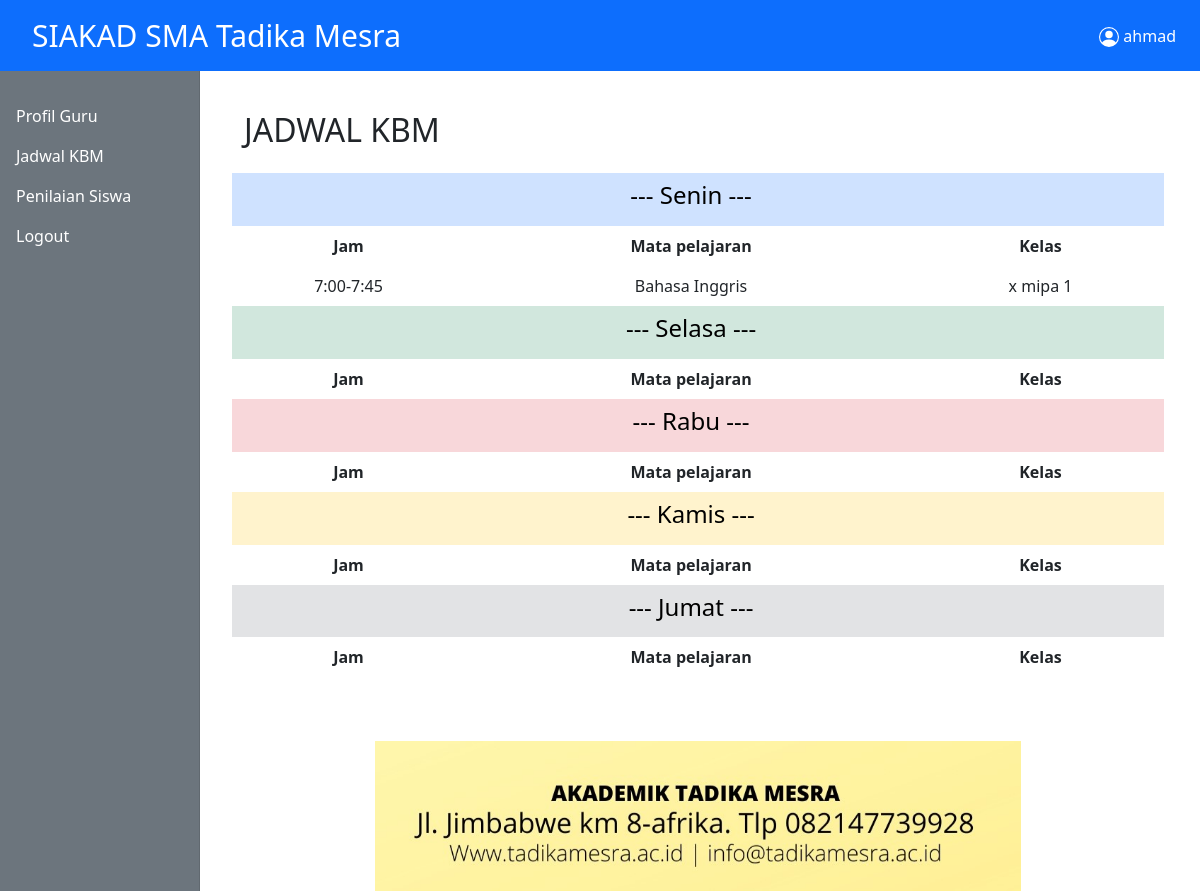
The page /guru/kbm.php (signed in) on the database as committed earlier.
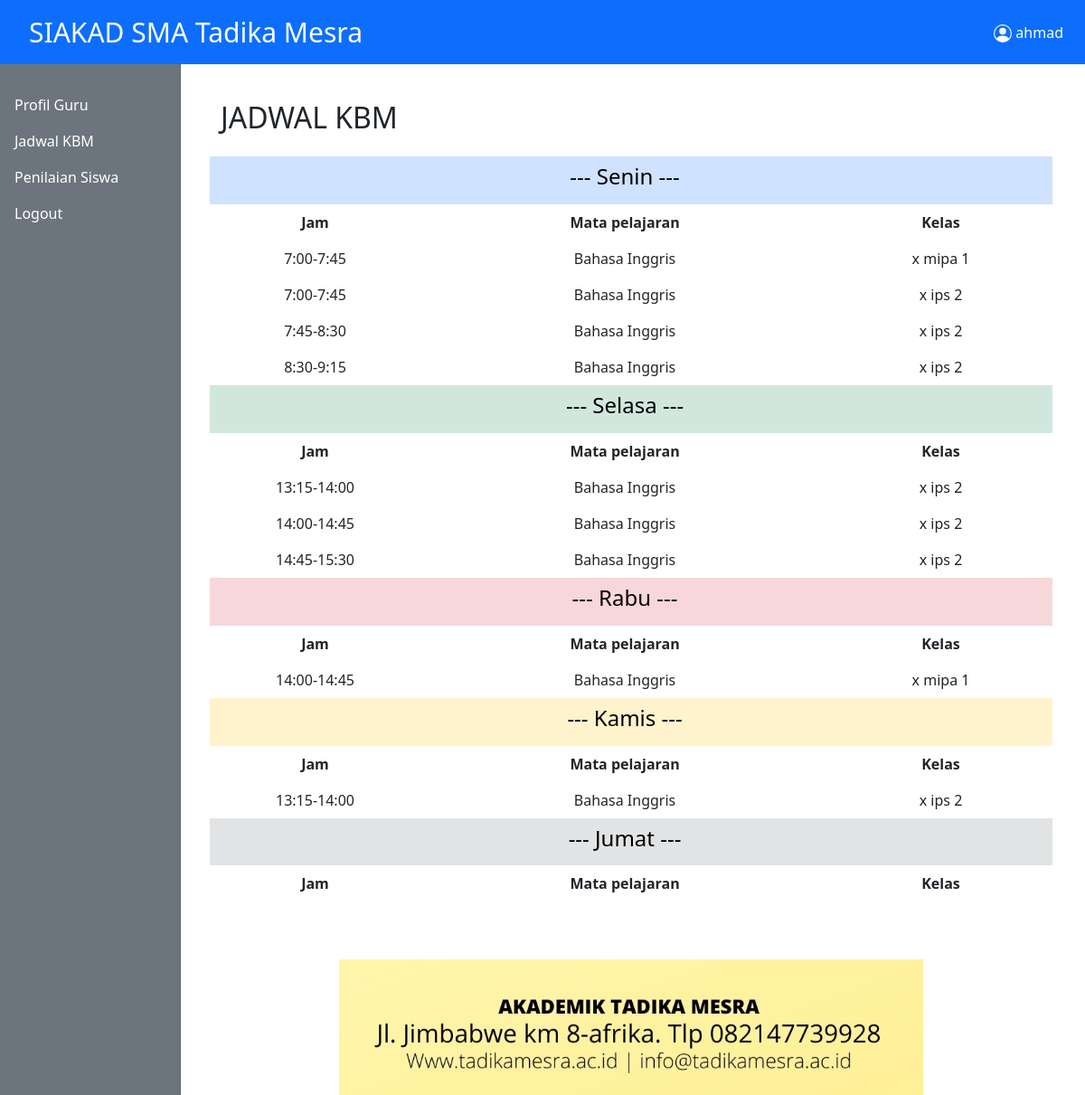
The same page on the database as committed later.
### tables this page shows
CREATE TABLE `pelajaran` (
  `id` int(11) NOT NULL,
  `kelas` varchar(40) NOT NULL,
  `hari` varchar(30) NOT NULL,
  `jam` varchar(50) NOT NULL,
  `mapel` varchar(100) NOT NULL,
  `pengajar` varchar(100) NOT NULL
);

### guru/kbm.php (the view, shortened to what this page needs)
<?php
include_once '../database/koneksi.php';
include_once '../templates/header.php';
$nip = $_SESSION["nisn/nip"];
$sql = mysqli_query($koneksi,"SELECT * FROM jabatan_guru WHERE NIP = '$nip'");
while ($guru = mysqli_fetch_assoc($sql)){
    $nama = $guru["nama"];
}
?>
<div class="container">
    <h2 style="text-transform: uppercase;">Jadwal KBM</h2>
		<div class="row mt-4">
            <?php
            $sql1=mysqli_query($koneksi,"SELECT * FROM pelajaran WHERE pengajar = '$nama' AND hari='Senin' ORDER BY jam ASC");?>
			<table class="table table-borderless" style="text-align: center;">
                <tr class="table-primary">
                    <td></td>
                    <td> <h4>--- Senin ---</h4> </td>
                    <td></td>
                </tr>
				<tr>
                    <th class="col-3">Jam</th>
                    <th scope="col">Mata pelajaran</th>
                    <th scope="col">Kelas</th>
				</tr>
            <?php while($senin = mysqli_fetch_assoc($sql1)):?>
                <tr>
                    <td><?= $senin["jam"]?></td>
                    <td><?= $senin["mapel"]?></td>
                    <td><?= $senin["kelas"]?></td>
				</tr>
            <?php endwhile;?>
            <?php
            $sql2=mysqli_query($koneksi,"SELECT * FROM pelajaran WHERE pengajar = '$nama' AND hari='Selasa' ORDER BY jam ASC");?>
			     <tr class="table-success">
                    <td></td>
                    <td> <h4>--- Selasa ---</h4> </td>
                    <td></td>
                </tr>
				<tr>
                    <th scope="col">Jam</th>
                    <th scope="col">Mata pelajaran</th>
                    <th scope="col">Kelas</th>
                </tr>
            <?php while($selasa = mysqli_fetch_assoc($sql2)):?>
                <tr>
                    <td><?= $selasa["jam"]?></td>
                    <td><?= $selasa["mapel"]?></td>
                    <td><?= $selasa["kelas"]?></td>
				</tr>
            <?php endwhile;?>
            <?php
            $sql3=mysqli_query($koneksi,"SELECT * FROM pelajaran WHERE pengajar = '$nama' AND hari='Rabu' ORDER BY jam ASC");?>
                <tr class="table-danger">
                    <td></td>
                    <td> <h4>--- Rabu ---</h4> </td>
                    <td></td>
                </tr>
                <tr>
                    <th scope="col">Jam</th>
                    <th scope="col">Mata pelajaran</th>
                    <th scope="col">Kelas</th>
                </tr>
            <?php while($rabu = mysqli_fetch_assoc($sql3)):?>
                <tr>
                    <td><?= $rabu["jam"]?></td>
                    <td><?= $rabu["mapel"]?></td>
                    <td><?= $rabu["kelas"]?></td>
                </tr>
            <?php endwhile;?>
            <?php
            $sql4=mysqli_query($koneksi,"SELECT * FROM pelajaran WHERE pengajar = '$nama' AND hari='Kamis' ORDER BY jam ASC");?>
                <tr class="table-warning">
                    <td></td>
                    <td> <h4>--- Kamis ---</h4> </td>
                    <td></td>
                </tr>
                <tr>
                    <th scope="col">Jam</th>
                    <th scope="col">Mata pelajaran</th>
                    <th scope="col">Kelas</th>
                </tr>
            <?php while($kamis = mysqli_fetch_assoc($sql4)):?>
                <tr>
                    <td><?= $kamis["jam"]?></td>
                    <td><?= $kamis["mapel"]?></td>
                    <td><?= $kamis["kelas"]?></td>
                </tr>
            <?php endwhile;?>
                <tr class="table-secondary">
                    <td></td>
                    <td> <h4>--- Jumat ---</h4> </td>
                    <td></td>
                </tr>
                <tr>
                    <th scope="col">Jam</th>
                    <th scope="col">Mata pelajaran</th>
                    <th scope="col">Kelas</th>
                </tr>
            </table>
		</div>
	</div>
<?php include_once '../templates/footer.php'?>

### templates/header.php (shortened to what this page needs)
<?php
$user = $_SESSION["username"];
$status = $_SESSION["status"];
?>
<!DOCTYPE html>
<html lang="en">
<head>
   <link href="https://cdn.jsdelivr.net/npm/bootstrap@5.0.2/dist/css/bootstrap.min.css" rel="stylesheet">
</head>
<body>
<nav class="navbar sticky-top navbar-expand-lg navbar-dark bg-primary">
    <div class="container-fluid">
      <a class="navbar-brand nav-atas" href="index.php">SIAKAD SMA Tadika Mesra</a>
      <div class="collapse navbar-collapse" id="navbarTogglerDemo01">
        <span class="navbar-text" style="margin-right:12px; color: white;">
           <?= $user?>
          </span>
      </div>
    </div>
  </nav>
  <div class="container-fluid">
  <div class="row">
    <nav id="sidebarMenu" class="col-md-3 col-lg-2 d-md-block bg-secondary sidebar collapse">
      <div class="position-sticky pt-5">
        <ul class="nav flex-column">
          <?php if ($status=="admin"):?>
          <li class="nav-item">
            <a class="nav-link" aria-current="page" href="#">
              <span data-feather="home"></span>
              Profil Sekolah
            </a>
          </li>
           <li class="nav-item dropdown">
          <a class="nav-link dropdown-toggle" href="#" id="navbarDropdown" role="button" data-bs-toggle="dropdown" aria-expanded="false">
            Data Master
          </a>
          <ul class="dropdown-menu" aria-labelledby="navbarDropdown">
            <li><a class="dropdown-item" href="data-guru.php">Data Guru</a></li>
            <li><a class="dropdown-item" href="data-siswa.php">Data Siswa</a></li>
            <li><a class="dropdown-item" href="data-kelas.php">Data kelas</a></li>
            <li><a class="dropdown-item" href="data-akun.php">Data Akun</a></li>
          </ul>
        </li>
          <li class="nav-item">
            <a class="nav-link" href="jabatan.php">
              <span data-feather="home"></span>
              Jabatan
            </a>
          </li>
          <li class="nav-item">
            <a class="nav-link" href="jadwal-kbm.php">
              <span data-feather="home"></span>
              Jadwal KBM
            </a>
          </li>
          <li class="nav-item">
            <a class="nav-link" aria-current="page" href="../logout.php" onclick="return confirm('apakah anda ingin keluar ?')" >
              <span data-feather="home"></span>
              Logout
            </a>
          </li>
          <?php elseif($status=="guru"):?>
          <li class="nav-item">
            <a class="nav-link" aria-current="page" href="profil.php">
              Profil Guru
            </a>
          </li>
          <li class="nav-item">
            <a class="nav-link" href="kbm.php">
              Jadwal KBM
            </a>
          </li>
          <li class="nav-item">
            <a class="nav-link" href="olah-nilai.php">
              Penilaian Siswa
            </a>
          </li>
          <li class="nav-item">
            <a class="nav-link" aria-current="page" href="../logout.php" onclick="return confirm('apakah anda ingin keluar ?')">
              Logout
            </a>
          </li>
        </ul>
          <?php endif;?>
      </div>
</div>
<main class="col-md-9 ms-sm-auto col-lg-10 px-md-4" style="margin-top:40px;">

### templates/footer.php (shortened to what this page needs)
<div class="container-fluid mt-5">
    <div class="row">
      <div class="col">
        <center><img src="../img/contact.jpg" class="img-fluid" alt="Responsive image" style="height: 150px;"></center>
    </div>
  </div>
  </div>
</main>
</body>
</html>

### templates/header.php (style rules this page uses)
.nav-atas { margin-left: 20px; font-size : 30px; }
.sidebar { position: fixed; top: 0; bottom: 0; left: 0; z-index: 100; padding: 48px 0 0; box-shadow: inset -1px 0 0 rgba(0, 0, 0, .1); }
.sidebar .nav-link { font-weight: 500; color: white; }

Rows that differ between the two databases and show on the page:
added pelajaran: jam "7:00-7:45", mapel "Bahasa Inggris", kelas "x ips 2", shown under "--- Senin ---"
added pelajaran: jam "7:45-8:30", mapel "Bahasa Inggris", kelas "x ips 2", shown under "--- Senin ---"
added pelajaran: jam "8:30-9:15", mapel "Bahasa Inggris", kelas "x ips 2", shown under "--- Senin ---"
added pelajaran: jam "13:15-14:00", mapel "Bahasa Inggris", kelas "x ips 2", shown under "--- Selasa ---"
added pelajaran: jam "14:00-14:45", mapel "Bahasa Inggris", kelas "x ips 2", shown under "--- Selasa ---"
added pelajaran: jam "14:45-15:30", mapel "Bahasa Inggris", kelas "x ips 2", shown under "--- Selasa ---"
added pelajaran: jam "14:00-14:45", mapel "Bahasa Inggris", kelas "x mipa 1", shown under "--- Rabu ---"
added pelajaran: jam "13:15-14:00", mapel "Bahasa Inggris", kelas "x ips 2", shown under "--- Kamis ---"
